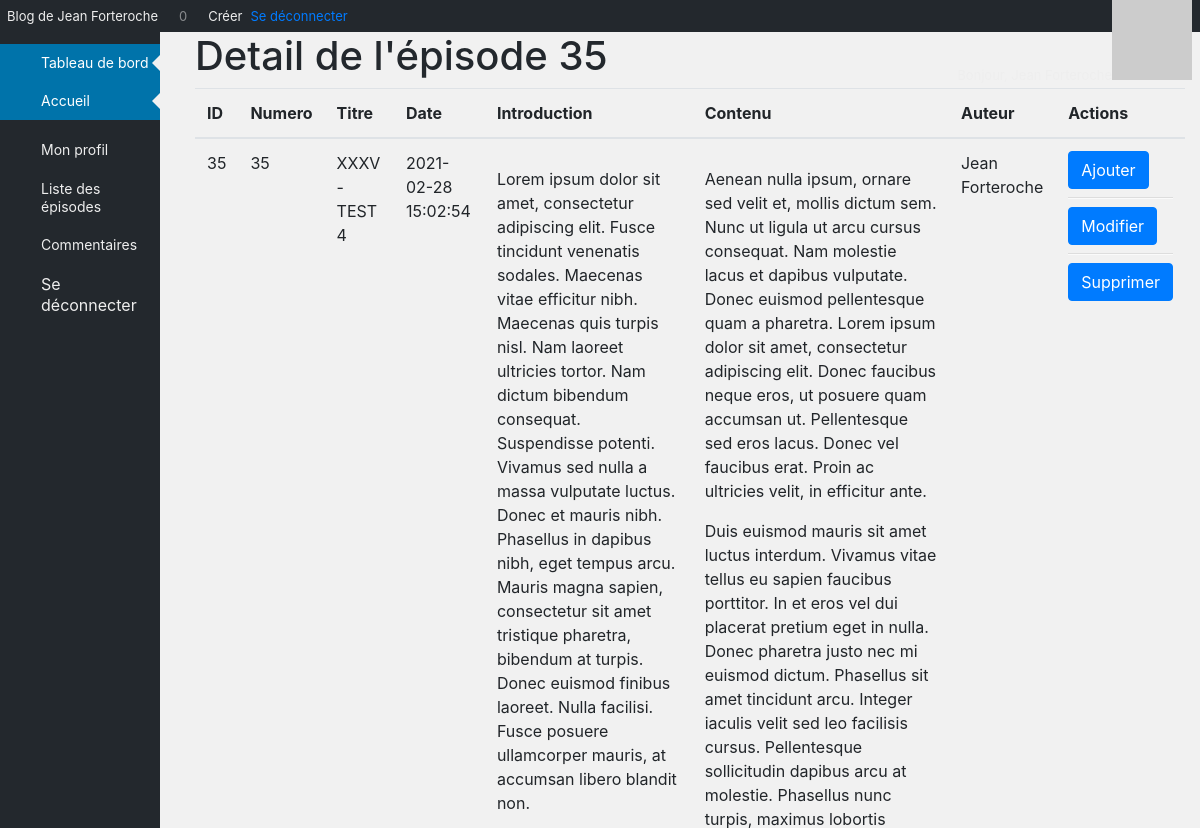
Before: /index.php?action=detailEpisode&id=35 (upper part) with the older database file.
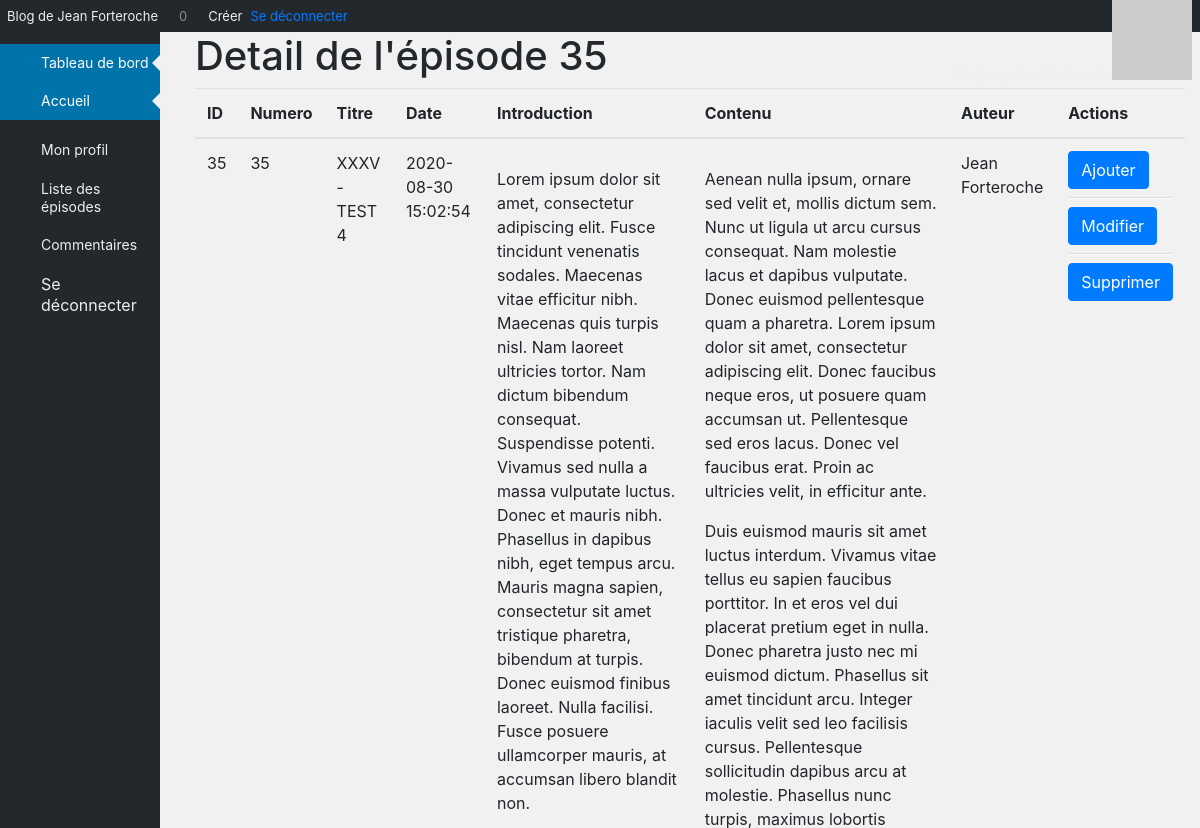
After: the same page with the newer database file.
### tables this page shows
CREATE TABLE IF NOT EXISTS `Posts` (
  `id` int(11) NOT NULL AUTO_INCREMENT,
  `chapter` SMALLINT(1) UNSIGNED NOT NULL,
  `title` varchar(255) NOT NULL,
  `introduction` text NOT NULL,
  `content` text NOT NULL,
  `author` varchar(255) NOT NULL,
  `post_date` datetime NOT NULL,
  PRIMARY KEY (`id`)
);

### src/View/View.php (called while the page is built, shortened)
<?php
class View
{
    public function render(array $data, string $origin): void
    {
        require_once "..\\templates\\${origin}\\${data['template']}.html.php";
        require_once "..\\templates\\${origin}\\layout.html.php";
    }
}

### public/index.php (called while the page is built, shortened)
<?php
$router = new Router();
$router->run();

### src/Model/PostManager.php (called while the page is built, shortened)
<?php
class PostManager
{
    private $database;
    public function __construct(Database $database)
    {
        $this->database = $database->getPdo();
    }
    public function showOnePost(int $postId)
    {
        $request = $this->database->prepare('SELECT id, chapter, title, introduction, content, author, post_date FROM posts WHERE id = :id');
        $request->bindValue(':id', $postId, \PDO::PARAM_INT);
        $request->execute();
        return $request->fetch();
    }
}

### src/Service/Database.php (called while the page is built, shortened)
<?php
class Database
{
    private $database;
    public function __construct()
    {
        $this->database = new \PDO('mysql:host=localhost;dbname=openclassrooms_project4;port=3306;charset=utf8mb4', 'root', 'vFaGsjLk8WpkQtxYJ8XZXAf690shjBzW', [
            \PDO::ATTR_ERRMODE => \PDO::ERRMODE_EXCEPTION,
            \PDO::ATTR_DEFAULT_FETCH_MODE => \PDO::FETCH_ASSOC
        ]);
    }
    public function getPdo(): \PDO
    {
        return $this->database;
    }
}

### templates/backoffice/detailepisode.html.php (the view, shortened to what this page needs)
<main class="container">
    <div class="row">
        <section class="col-12">
            <h1>Detail de l'épisode <?=$data['post']['chapter']?></h1>
            <table class="table">
                <thead>
                    <th>ID</th>
                    <th>Numero</th>
                    <th>Titre</th>
                    <th>Date</th>
                    <th>Introduction</th>
                    <th>Contenu</th>
                    <th>Auteur</th>
                    <th>Actions</th>
                </thead>
                <tbody>
                    <?php if ($data['post'] === null): ?>
                        <section>
                            <p class="pError">Erreur : l'affichage des épisodes de Details des épisodes n'est pas possible !</p>
                        </section>
                    <?php elseif ($data['post'] !== null): ?>
                        <tr>
                            <td><?=$data['post']['id']?></td>
                            <td><?=$data['post']['chapter']?></td>
                            <td><?=$data['post']['title']?></td>
                            <td><?=$data['post']['post_date']?></td>
                            <td><?=$data['post']['introduction']?></td>
                            <td><?=$data['post']['content']?></td>
                            <td><?=$data['post']['author']?></td>
                            <td><a class="btn btn-primary" href="index.php?action=addEpisode">Ajouter</a><hr>
                            <a class="btn btn-primary" href="index.php?action=editEpisode&id=<?=$data['post']['id']?>">Modifier</a><hr>
                            <a class="btn btn-primary" href="index.php?action=deleteEpisode&id=<?=$data['post']['id']?>">Supprimer</a>
                            </td>
                        </tr>
                    <?php endif; ?>
                </tbody>
            </table>
        </section>
    </div>
</main>

Changed rows visible on the page:
changed posts "XXXV - TEST 4": post_date "2021-02-28 15:02:54" → "2020-08-30 15:02:54"
